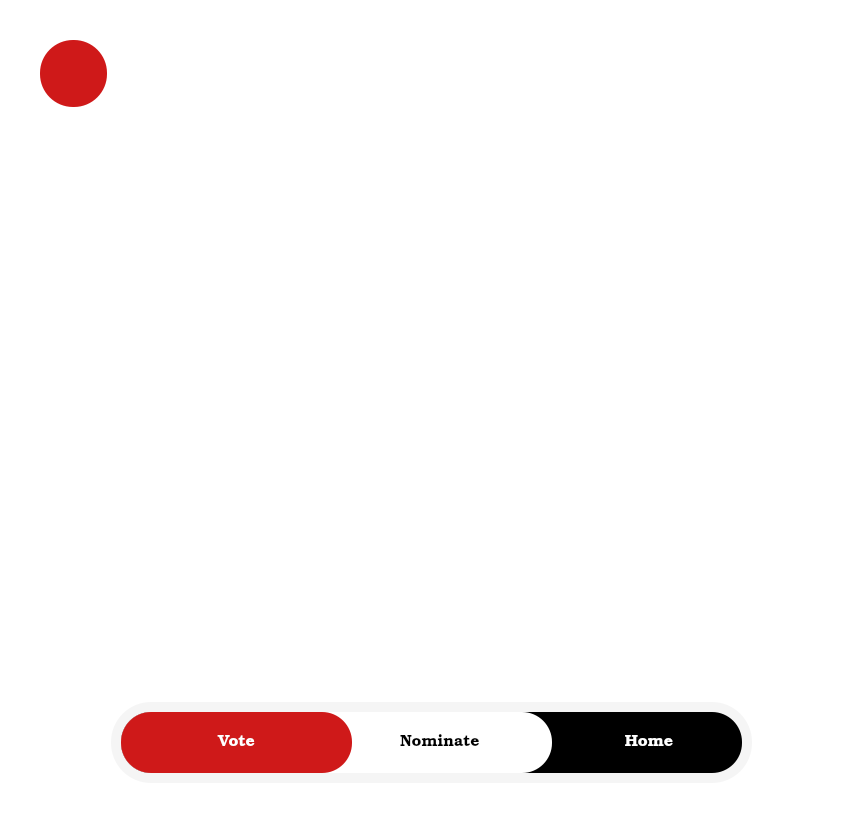
<?xml version="1.0" encoding="UTF-8"?>
<ui version="4.0">
 <class>MainWindow</class>
 <widget class="QMainWindow" name="MainWindow">
  <property name="geometry">
   <rect>
    <x>0</x>
    <y>0</y>
    <width>862</width>
    <height>832</height>
   </rect>
  </property>
  <property name="windowTitle">
   <string>MainWindow</string>
  </property>
  <property name="styleSheet">
   <string notr="true">background-color: rgb(255, 255, 255);</string>
  </property>
  <widget class="QWidget" name="centralwidget">
   <widget class="QLabel" name="label">
    <property name="geometry">
     <rect>
      <x>113</x>
      <y>90</y>
      <width>611</width>
      <height>581</height>
     </rect>
    </property>
    <property name="styleSheet">
     <string notr="true">background-color: transparent;</string>
    </property>
    <property name="text">
     <string/>
    </property>
    <property name="pixmap">
     <pixmap>../image/sistema.png</pixmap>
    </property>
    <property name="scaledContents">
     <bool>true</bool>
    </property>
   </widget>
   <widget class="QWidget" name="widget_7" native="true">
    <property name="geometry">
     <rect>
      <x>111</x>
      <y>702</y>
      <width>641</width>
      <height>81</height>
     </rect>
    </property>
    <property name="styleSheet">
     <string notr="true">background-color: rgb(245, 245, 245);
border-radius: 40px;</string>
    </property>
    <widget class="QPushButton" name="voteui_btn">
     <property name="geometry">
      <rect>
       <x>10</x>
       <y>10</y>
       <width>231</width>
       <height>61</height>
      </rect>
     </property>
     <property name="font">
      <font>
       <family>Bookman Old Style</family>
       <pointsize>12</pointsize>
      </font>
     </property>
     <property name="styleSheet">
      <string notr="true">background-color: rgb(207, 25, 25);
color: rgb(255, 255, 255);
border-radius: 30px;</string>
     </property>
     <property name="text">
      <string>Vote</string>
     </property>
    </widget>
    <widget class="QPushButton" name="home_btn">
     <property name="geometry">
      <rect>
       <x>10</x>
       <y>10</y>
       <width>621</width>
       <height>61</height>
      </rect>
     </property>
     <property name="font">
      <font>
       <family>Bookman Old Style</family>
       <pointsize>12</pointsize>
      </font>
     </property>
     <property name="styleSheet">
      <string notr="true">background-color: rgb(0, 0, 0);
color: rgb(255, 255, 255);
border-radius: 30px;</string>
     </property>
     <property name="text">
      <string>                                                                                Home</string>
     </property>
    </widget>
    <widget class="QPushButton" name="nominate_btn">
     <property name="geometry">
      <rect>
       <x>10</x>
       <y>10</y>
       <width>431</width>
       <height>61</height>
      </rect>
     </property>
     <property name="font">
      <font>
       <family>Bookman Old Style</family>
       <pointsize>12</pointsize>
      </font>
     </property>
     <property name="styleSheet">
      <string notr="true">background-color: rgb(255, 255, 255);
border-radius: 30px;</string>
     </property>
     <property name="text">
      <string>                                      Nominate</string>
     </property>
    </widget>
    <zorder>home_btn</zorder>
    <zorder>nominate_btn</zorder>
    <zorder>voteui_btn</zorder>
   </widget>
   <widget class="QLabel" name="label_6">
    <property name="geometry">
     <rect>
      <x>-260</x>
      <y>-180</y>
      <width>611</width>
      <height>591</height>
     </rect>
    </property>
    <property name="styleSheet">
     <string notr="true">background-color: transparent;</string>
    </property>
    <property name="text">
     <string/>
    </property>
    <property name="pixmap">
     <pixmap>../image/elements2.png</pixmap>
    </property>
    <property name="scaledContents">
     <bool>true</bool>
    </property>
   </widget>
   <widget class="QLabel" name="label_7">
    <property name="geometry">
     <rect>
      <x>550</x>
      <y>320</y>
      <width>618</width>
      <height>584</height>
     </rect>
    </property>
    <property name="styleSheet">
     <string notr="true">background-color: transparent;</string>
    </property>
    <property name="text">
     <string/>
    </property>
    <property name="pixmap">
     <pixmap>../image/elements2.png</pixmap>
    </property>
    <property name="scaledContents">
     <bool>true</bool>
    </property>
   </widget>
   <widget class="QLabel" name="label_4">
    <property name="geometry">
     <rect>
      <x>500</x>
      <y>-110</y>
      <width>721</width>
      <height>561</height>
     </rect>
    </property>
    <property name="styleSheet">
     <string notr="true">background-color: transparent;</string>
    </property>
    <property name="text">
     <string/>
    </property>
    <property name="pixmap">
     <pixmap>../image/elements3.png</pixmap>
    </property>
    <property name="scaledContents">
     <bool>true</bool>
    </property>
   </widget>
   <widget class="QLabel" name="label_5">
    <property name="geometry">
     <rect>
      <x>-80</x>
      <y>490</y>
      <width>721</width>
      <height>561</height>
     </rect>
    </property>
    <property name="styleSheet">
     <string notr="true">background-color: transparent;</string>
    </property>
    <property name="text">
     <string/>
    </property>
    <property name="pixmap">
     <pixmap>../image/elements3.png</pixmap>
    </property>
    <property name="scaledContents">
     <bool>true</bool>
    </property>
   </widget>
   <widget class="QPushButton" name="editui_btn">
    <property name="geometry">
     <rect>
      <x>40</x>
      <y>40</y>
      <width>67</width>
      <height>67</height>
     </rect>
    </property>
    <property name="font">
     <font>
      <family>Bookman Old Style</family>
     </font>
    </property>
    <property name="styleSheet">
     <string notr="true">background-color: rgb(207, 25, 25);
color: rgb(255, 255, 255);
border-radius: 33px;</string>
    </property>
    <property name="text">
     <string/>
    </property>
    <property name="icon">
     <iconset>
      <normaloff>../image/edit.png</normaloff>../image/edit.png</iconset>
    </property>
    <property name="iconSize">
     <size>
      <width>32</width>
      <height>32</height>
     </size>
    </property>
   </widget>
   <zorder>label_5</zorder>
   <zorder>label_7</zorder>
   <zorder>label_6</zorder>
   <zorder>label</zorder>
   <zorder>widget_7</zorder>
   <zorder>label_4</zorder>
   <zorder>editui_btn</zorder>
  </widget>
 </widget>
 <resources/>
 <connections/>
</ui>
